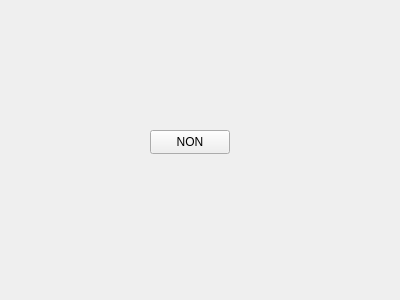
<?xml version="1.0" encoding="UTF-8"?>
<ui version="4.0">
 <class>ini</class>
 <widget class="QWidget" name="ini">
  <property name="geometry">
   <rect>
    <x>0</x>
    <y>0</y>
    <width>400</width>
    <height>300</height>
   </rect>
  </property>
  <property name="windowTitle">
   <string>ini</string>
  </property>
  <widget class="QPushButton" name="pushButton">
   <property name="geometry">
    <rect>
     <x>150</x>
     <y>130</y>
     <width>80</width>
     <height>24</height>
    </rect>
   </property>
   <property name="text">
    <string>NON</string>
   </property>
  </widget>
 </widget>
 <layoutdefault spacing="6" margin="11"/>
 <resources/>
 <connections/>
</ui>
